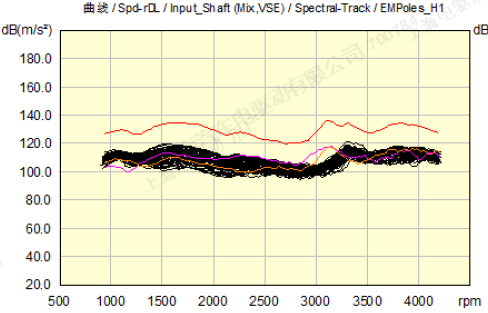
#> input picture extracted_images/slide_4_img_1.png, 488 x 313 px
$ python analyze_img.py
#> lines starting #> are read from the running program, lines starting #| are printed output that depends on the picture
import cv2
import numpy as np

def analyze_axes(img_path):
#> called with img_path = 'extracted_images/slide_4_img_1.png'
    img = cv2.imread(img_path)
#> img is the input picture: shape (313, 488, 3); mean B, G, R 209, 235.1, 236.7
    gray = cv2.cvtColor(img, cv2.COLOR_BGR2GRAY)
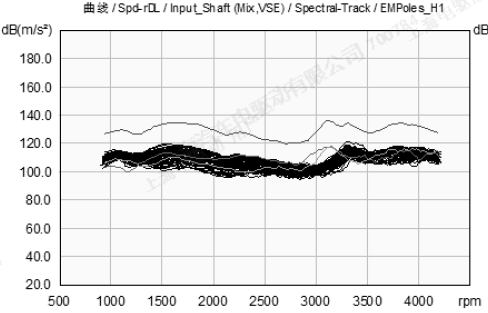
#> gray: shape (313, 488); min 0, max 255, mean 232.6

    # edge detection
    edges = cv2.Canny(gray, 50, 150, apertureSize=3)
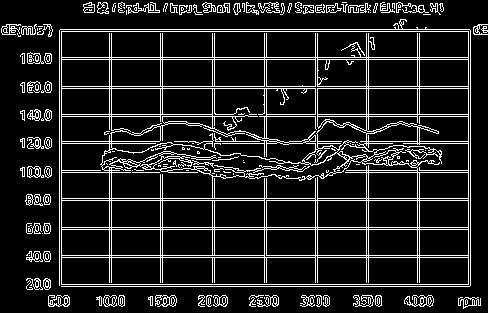
#> edges: shape (313, 488); 12.6% white in thin lines or dots

    # find lines
    lines = cv2.HoughLinesP(edges, 1, np.pi/180, threshold=100, minLineLength=100, maxLineGap=10)
#> lines = 51 rows, first 6: [22, 86, 470, 86], [1, 29, 483, 29], [26, 255, 470, 255], [25, 200, 470, 200], [26, 227, 470, 227], [26, 257, 470, 257]

    h, w = img.shape[:2]
#> h = 313; w = 488

    min_x, max_x = w, 0
#> min_x = 488; max_x = 0
    min_y, max_y = h, 0
#> min_y = 313; max_y = 0

    if lines is not None:
        for line in lines:
            x1, y1, x2, y2 = line.flatten()
            # horizontal line
            if abs(y1 - y2) < 5:
                if x1 < min_x: min_x = x1
                if x2 > max_x: max_x = x2
                if y1 > max_y: max_y = y1
                if y1 < min_y: min_y = y1
            # vertical line
            if abs(x1 - x2) < 5:
                if y1 < min_y: min_y = y1
                if y2 > max_y: max_y = y2
                if x1 > max_x: max_x = x1
                if x1 < min_x: min_x = x1
#> this loop made 51 passes
#> (x1, y1, x2, y2, min_x, max_x, max_y, min_y) on pass 1: (22, 86, 470, 86, 22, 470, 86, 86)
#> (x1, y1, x2, y2, min_x, max_x, min_y) on pass 2: (1, 29, 483, 29, 1, 483, 29)
#> after the loop, max_x = 487; max_y = 286; min_x = 1; min_y = 5

    print(f"Detected bounding box from lines: x={min_x}-{max_x}, y={min_y}-{max_y}")
#| Detected bounding box from lines: x=1-487, y=5-286

    # Let's also check the red pixels bounding box
    hsv = cv2.cvtColor(img, cv2.COLOR_BGR2HSV)
#> hsv: shape (313, 488, 3); mean H, S, V 24.5, 34.2, 238.1
    mask1 = cv2.inRange(hsv, np.array([0, 70, 50]), np.array([10, 255, 255]))
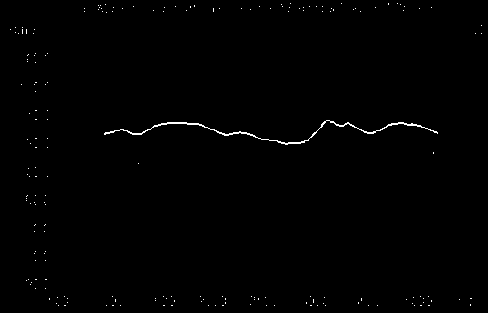
#> mask1: shape (313, 488); 0.55% white in thin lines or dots
    mask2 = cv2.inRange(hsv, np.array([170, 70, 50]), np.array([180, 255, 255]))
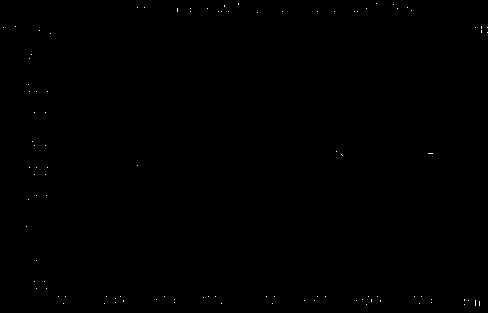
#> mask2: shape (313, 488); 0.09% white in thin lines or dots
    mask = mask1 | mask2
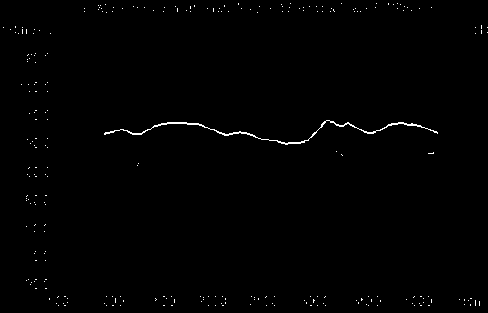
#> mask: shape (313, 488); 0.64% white in thin lines or dots

    pts = np.where(mask > 0)
#> pts = 973 positions, rows 3 to 305, columns 3 to 487
    if len(pts[0]) > 0:
        red_min_x, red_max_x = np.min(pts[1]), np.max(pts[1])
#> red_min_x = 3; red_max_x = 487
        red_min_y, red_max_y = np.min(pts[0]), np.max(pts[0])
#> red_min_y = 3; red_max_y = 305
        print(f"Red pixels bounding box: x={red_min_x}-{red_max_x}, y={red_min_y}-{red_max_y}")
#| Red pixels bounding box: x=3-487, y=3-305

analyze_axes('extracted_images/slide_4_img_1.png')

$ run again, with extracted_images/slide_10_img_1.png copied over extracted_images/slide_4_img_1.png
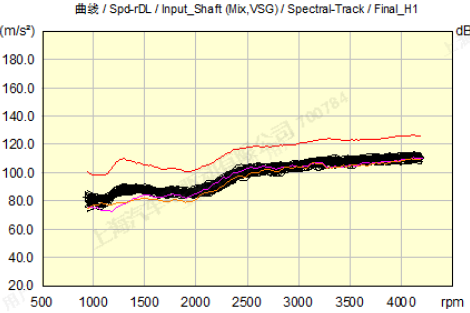
#> input picture extracted_images/slide_10_img_1.png, 470 x 313 px
#> in analyze_axes, img is the input picture: shape (313, 470, 3); mean B, G, R 209.7, 237.4, 239
#> in analyze_axes, `edges = cv2.Canny(gray, 50, 150, apertureSize=3)`:
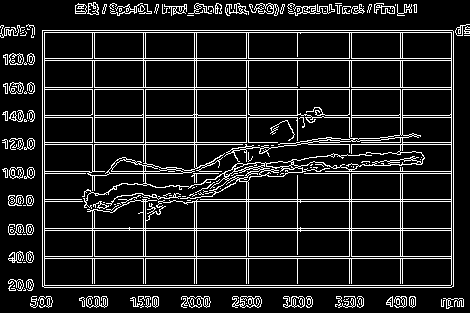
#> edges: shape (313, 470); 12.3% white in thin lines or dots
#> lines = 46 rows, first 6: [1, 30, 464, 30], [44, 287, 451, 287], [9, 256, 453, 256], [5, 89, 453, 89], [1, 32, 469, 32], [8, 258, 453, 258]
#> the loop in analyze_axes, `for line in lines:` made 46 passes
#> (x1, y1, x2, y2, min_x, max_x, max_y, min_y) on pass 1: (1, 30, 464, 30, 1, 464, 30, 30)
#> after the loop in analyze_axes, `for line in lines:`: max_x = 469; max_y = 287; min_x = 1; min_y = 6
#| Detected bounding box from lines: x=1-469, y=6-287
#> hsv: shape (313, 470, 3); mean H, S, V 25, 35.2, 240.3
#> mask1: shape (313, 470); 0.61% white in thin lines or dots
#> mask2: shape (313, 470); 0.13% white in thin lines or dots
#> in analyze_axes, `mask = mask1 | mask2`:
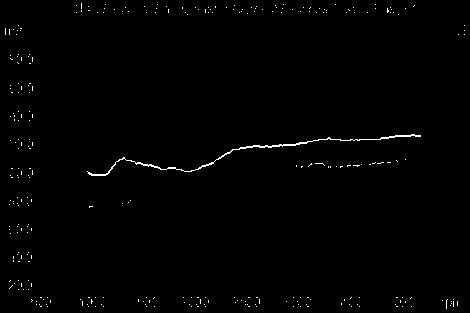
#> mask: shape (313, 470); 0.74% white in thin lines or dots
#> pts = 1086 positions, rows 3 to 308, columns 5 to 464
#> red_min_x = 5; red_max_x = 464
#> red_min_y = 3; red_max_y = 308
#| Red pixels bounding box: x=5-464, y=3-308

$ run again, with extracted_images/slide_10_img_2.png copied over extracted_images/slide_4_img_1.png
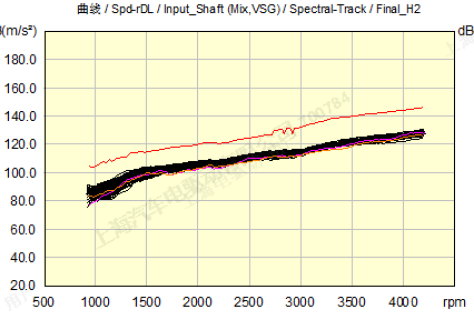
#> input picture extracted_images/slide_10_img_2.png, 474 x 314 px
#> in analyze_axes, img is the input picture: shape (314, 474, 3); mean B, G, R 211.3, 238.9, 240.5
#> in analyze_axes, `edges = cv2.Canny(gray, 50, 150, apertureSize=3)`:
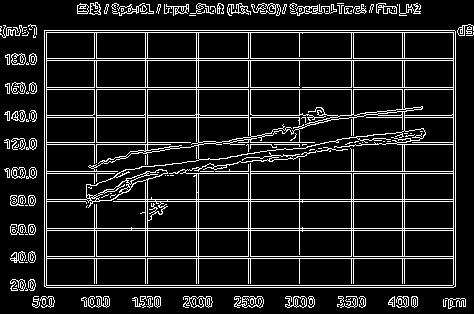
#> edges: shape (314, 474); 12% white in thin lines or dots
#> lines = 49 rows, first 6: [10, 258, 455, 258], [7, 60, 455, 60], [3, 32, 473, 32], [0, 30, 473, 30], [7, 58, 455, 58], [46, 287, 453, 287]
#> the loop in analyze_axes, `for line in lines:` made 49 passes
#> (x1, y1, x2, y2, min_x, max_x, max_y, min_y) on pass 1: (10, 258, 455, 258, 10, 455, 258, 258)
#> after the loop in analyze_axes, `for line in lines:`: max_x = 473; max_y = 287; min_x = 0; min_y = 6
#| Detected bounding box from lines: x=0-473, y=6-287
#> hsv: shape (314, 474, 3); mean H, S, V 24.8, 35, 241.9
#> mask1: shape (314, 474); 0.62% white in thin lines or dots
#> mask2: shape (314, 474); 0.13% white in thin lines or dots
#> in analyze_axes, `mask = mask1 | mask2`:
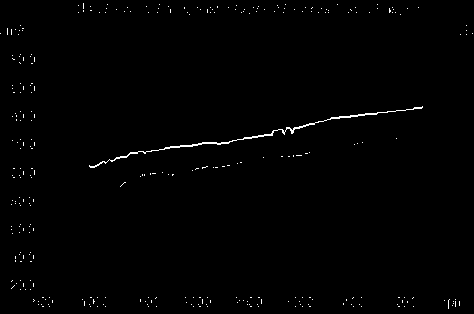
#> mask: shape (314, 474); 0.75% white in thin lines or dots
#> pts = 1114 positions, rows 3 to 308, columns 0 to 472
#> red_min_x = 0; red_max_x = 472
#> red_min_y = 3; red_max_y = 308
#| Red pixels bounding box: x=0-472, y=3-308

$ run again, with extracted_images/slide_10_img_3.png copied over extracted_images/slide_4_img_1.png
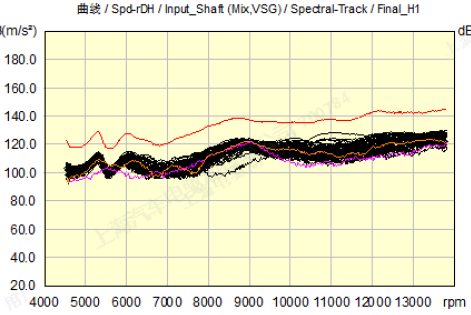
#> input picture extracted_images/slide_10_img_3.png, 471 x 315 px
#> in analyze_axes, img is the input picture: shape (315, 471, 3); mean B, G, R 204.5, 231.2, 233.3
#> in analyze_axes, `edges = cv2.Canny(gray, 50, 150, apertureSize=3)`:
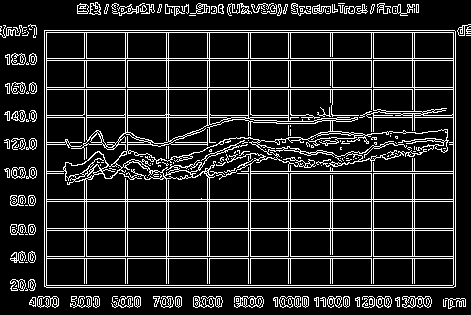
#> edges: shape (315, 471); 13.7% white in thin lines or dots
#> lines = 60 rows, first 6: [0, 30, 466, 30], [10, 230, 455, 230], [7, 89, 455, 89], [10, 228, 455, 228], [12, 285, 455, 285], [10, 199, 455, 199]
#> the loop in analyze_axes, `for line in lines:` made 60 passes
#> (x1, y1, x2, y2, min_x, max_x, max_y, min_y) on pass 1: (0, 30, 466, 30, 0, 466, 30, 30)
#> after the loop in analyze_axes, `for line in lines:`: max_x = 467; max_y = 306; min_x = 0; min_y = 6
#| Detected bounding box from lines: x=0-467, y=6-306
#> hsv: shape (315, 471, 3); mean H, S, V 25.1, 36.3, 234.9
#> mask1: shape (315, 471); 0.64% white in thin lines or dots
#> mask2: shape (315, 471); 0.16% white in thin lines or dots
#> in analyze_axes, `mask = mask1 | mask2`:
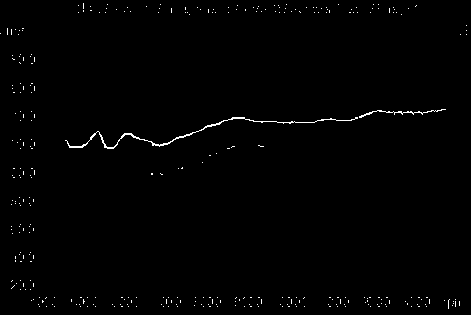
#> mask: shape (315, 471); 0.79% white in thin lines or dots
#> pts = 1173 positions, rows 3 to 308, columns 0 to 466
#> red_min_x = 0; red_max_x = 466
#> red_min_y = 3; red_max_y = 308
#| Red pixels bounding box: x=0-466, y=3-308
